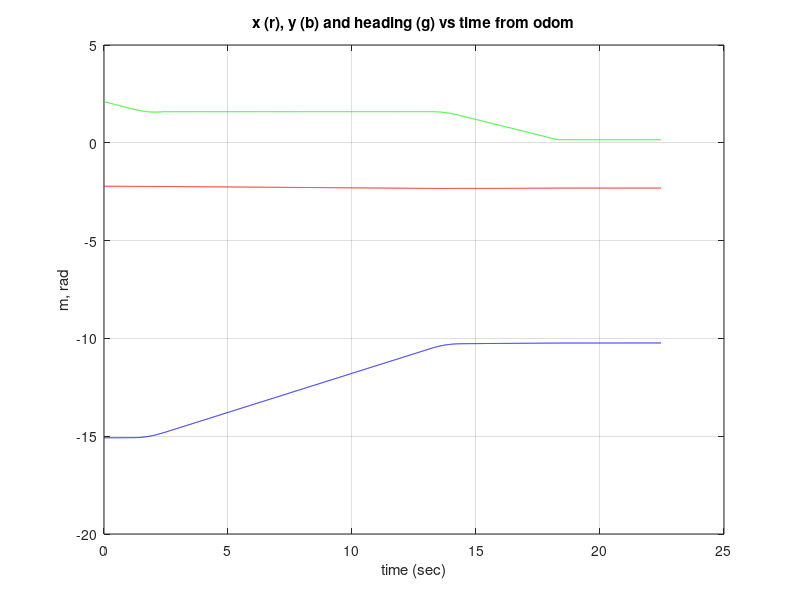
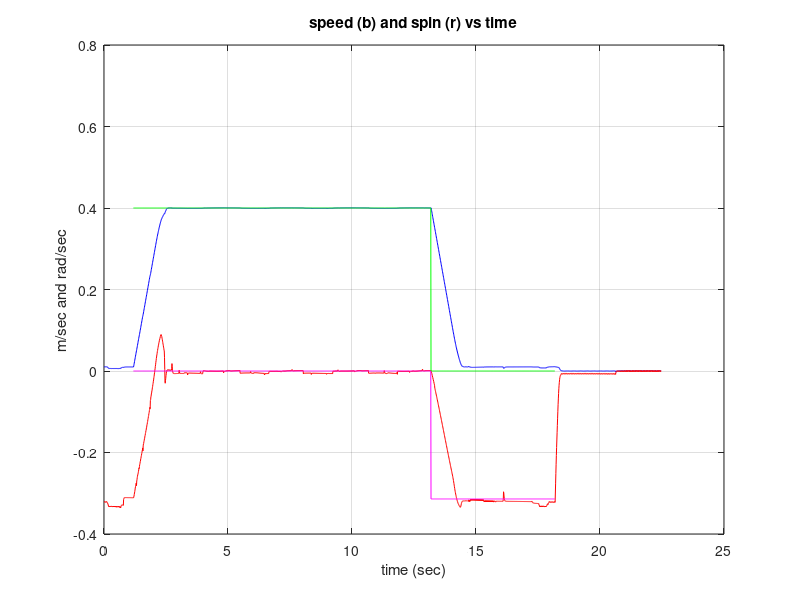
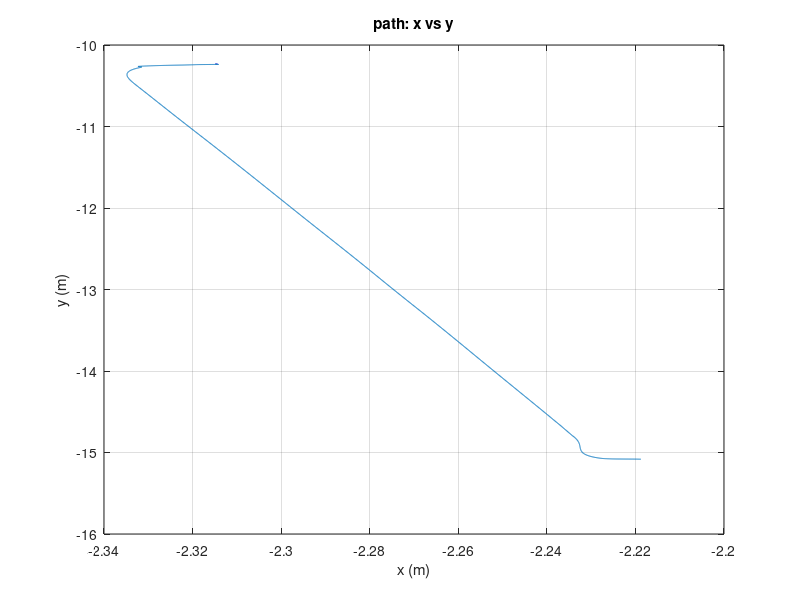

Recreate these plots in MATLAB, in order.
%example Octave/matlab program to interpret odom data from a converted bag file
%assume the file is named: odom.mat, and that the *.mat file is in the current directory (same directory as this program)
clear all
load exp_odom.mat

%assemble seconds and nanoseconds to get time stamps
%subtract off starting time, so starts from t=0
%note: if load additional files, will need to use a single reference time stamp to allign
%all data to a common start time
odom_secs=data(:,2);
odom_nsecs=data(:,3);
odom_time= odom_secs+odom_nsecs*0.000000001;
odom_start_time = odom_time(1)
odom_time = odom_time-odom_start_time;

odom_x = data(:,6);
odom_y = data(:,7);
odom_qz = data(:,11);
odom_qw = data(:,12);
odom_heading = 2.0*atan2(odom_qz,odom_qw);%cheap conversion from quaternion to heading for planar motion
vel = data(:,49);
omega = data(:,54);

%load another topic file:
load exp_cmd_vel_stamped.mat
cmd_vel_secs=data(:,2);
cmd_vel_nsecs=data(:,3);
cmd_vel_time= cmd_vel_secs+cmd_vel_nsecs*0.000000001;
cmd_vel_time = cmd_vel_time-odom_start_time; %offset relative to odom time, so time is aligned

cmd_vel = data(:,5);
cmd_omega = data(:,10);

figure(1)
plot(odom_time,odom_x,'r',odom_time,odom_y,'b',odom_time,odom_heading,'g')
xlabel('time (sec)')
ylabel('m, rad')
title('x (r), y (b) and heading (g) vs time from odom')
grid on

figure(2)
clf
plot(odom_time,vel,'b',odom_time,omega,'r')
hold on
plot(cmd_vel_time,cmd_vel,'g',cmd_vel_time,cmd_omega,'m')
xlabel('time (sec)')
ylabel('m/sec and rad/sec')
title('speed (b) and spin (r) vs time')
grid on

figure(3)
plot(odom_x,odom_y)
xlabel('x (m)')
ylabel('y (m)')
title('path: x vs y')
grid

